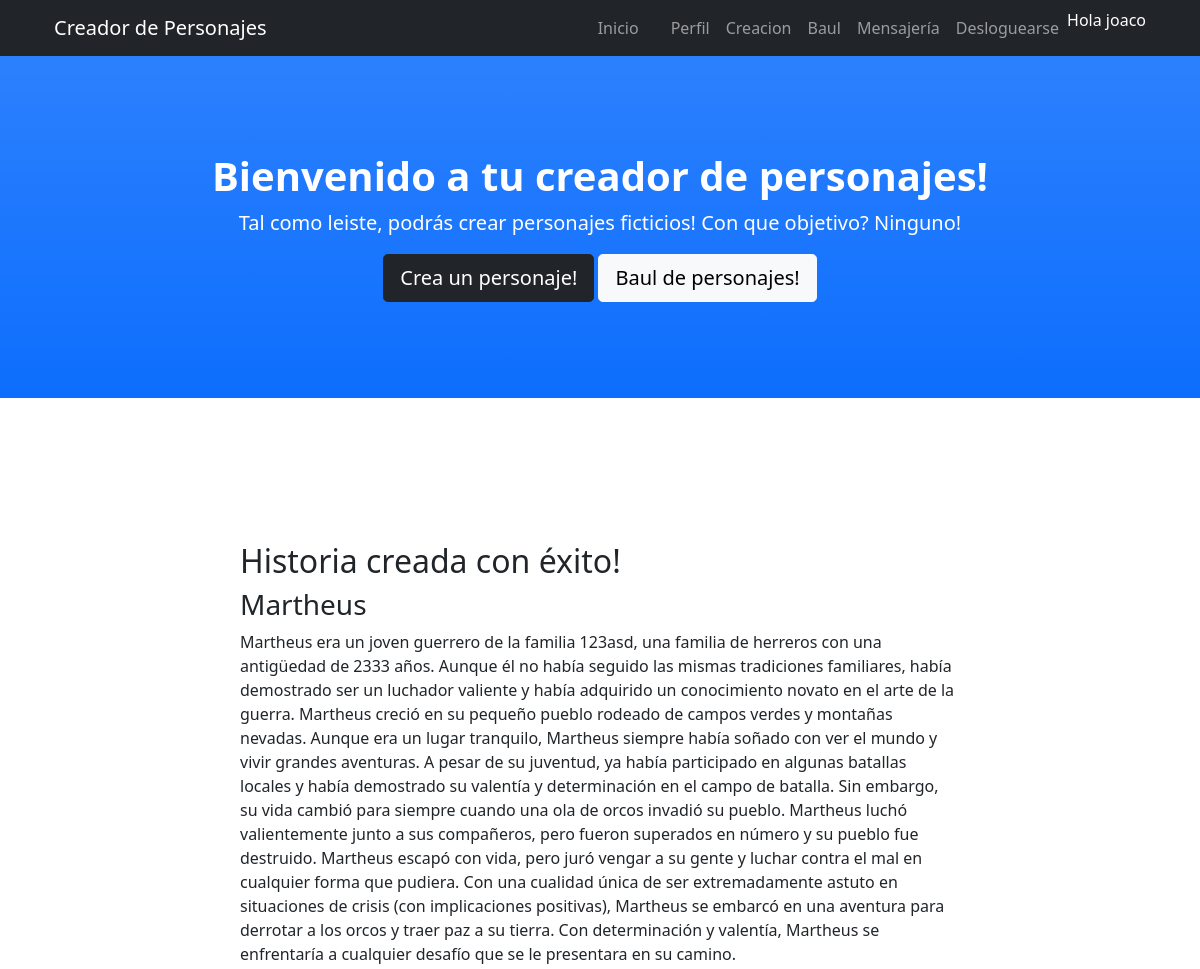
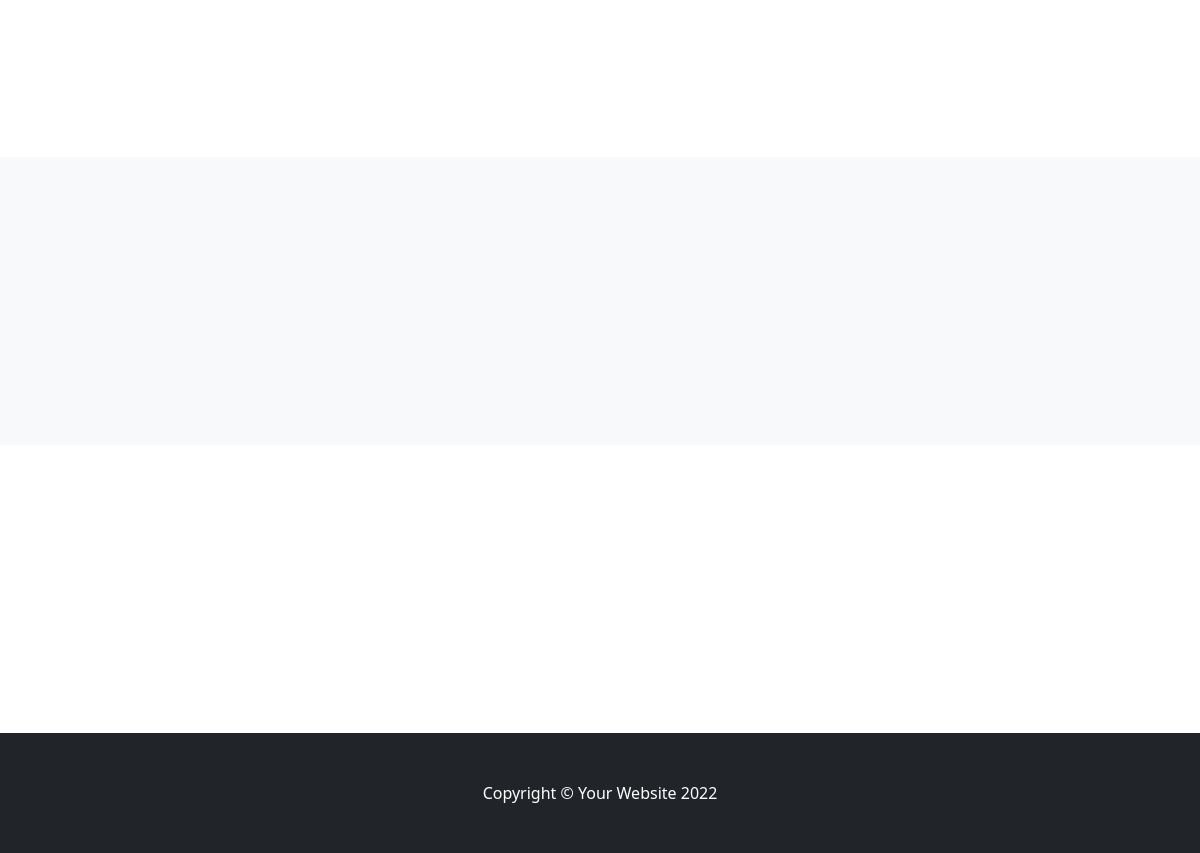
Page /PersonajesApp/crearHistoria/4/ (signed in) on the committed database (2 pictures, top to bottom).
### PersonajesApp/models.py (models this page shows, shortened)
class DatosPersonaje(models.Model):
    idPersonaje = models.AutoField(primary_key=True)
    nombre=models.CharField(max_length=50)
    raza=models.CharField(max_length=50)
    edad = models.IntegerField()
    altura = models.FloatField()
    peso = models.IntegerField()
    usuario = models.CharField(max_length=50)

class HistoriaPersonaje(models.Model):
    idPersonaje = models.ForeignKey(DatosPersonaje, on_delete=models.CASCADE)
    historia = models.TextField()

### PersonajesApp/views.py (the view, shortened to what this page needs)
# urls.py: path("crearHistoria/<personaje_id>/",crearHistoria, name="crearHistoria"),
@login_required
def crearHistoria(request, personaje_id):
    personaje = DatosPersonaje.objects.get(idPersonaje= personaje_id)
    profesion_id = Relacion_personaje_profesion.objects.get(idPersonaje_id=personaje_id).idProfesion_id
    profesion = DatosProfesion.objects.get(idProfesion = profesion_id)
    familia_id = Relacion_personaje_familia.objects.get(idPersonaje_id=personaje_id).idFamilia_id
    familia = DatosFamilia.objects.get(idFamilia = familia_id)
    nombrePersonaje = personaje.nombre
    aniosPersonaje = personaje.edad
    razaPersonaje = personaje.raza
    nombreFamilia = familia.familia
    profesionFamilia = familia.profesionFamilia
    antiguedadFamilia = familia.antiguedad
    profesionPersonaje = profesion.profesion
    expertisPersonaje = profesion.expertis
    semilla = random.random()
    prompt_chatGPT3 = f"""Usar semilla: "{semilla}". Estilo de J. R. R. Tolkien. Redactar en 200 palabras la hoja de vida de un personaje ficticio llamado  "{nombrePersonaje}", de raza {razaPersonaje}.Creció en una familia de nombre "{nombreFamilia}" que tiene {antiguedadFamilia} años de antigüedad. Históricamente la familia se dedicó a la {profesionFamilia}. "{nombrePersonaje}" ejerce la profesión de {profesionPersonaje} y tiene un conocimiento {expertisPersonaje}. {nombrePersonaje} tiene {aniosPersonaje} años. Cualidad única al azar, decidir al azar si tiene implicancias negativas, neutras o positivas. Desarrollar introducción y crecimiento del personaje en relación a su pueblo. Finalizar con evento narrativo que de inicio a una aventura."""
    historia_vieja = HistoriaPersonaje.objects.filter(idPersonaje_id=personaje_id)
    if len(historia_vieja)!= 0:
        if historia_vieja[0].historia != "Error al crear historia":
            historia = historia_vieja[0].historia
            return render(request,"crearHistoria.html",{"personaje":personaje,"historia":historia,"mensaje":"Historia creada con éxito!"})
    else:
        respuesta_chat, mensaje = send_message(prompt_chatGPT3)
        HistoriaPersonaje.objects.create(idPersonaje_id=personaje_id,historia = respuesta_chat)
        historia = HistoriaPersonaje.objects.filter(idPersonaje_id=personaje_id)[0].historia
    return render(request,"crearHistoria.html",{"personaje":personaje,"historia":historia,"mensaje":mensaje})

### PersonajesApp/templates/crearHistoria.html (shortened to what this page needs)
{% extends './padre.html' %} {% load static %} {% block contenidoEleccion %}
<section id="about">
  <div class="container px-4">
    <div class="row gx-4 justify-content-center">
      <div class="col-lg-8" id="crearPJ">
        {% if mensaje %}
        <h2>{{ mensaje }}</h2>
        <h3>{{ personaje.nombre }}</h3>
        <p> {{ historia }} </p>
        {% endif %}
      </div>
    </div>
  </div>
</section>
{% endblock %}

### PersonajesApp/templates/padre.html (shortened to what this page needs)
<!DOCTYPE html>
<html lang="en">
  <head>
    {% load static %}
    <link href="{% static 'css/styles.css' %}" rel="stylesheet" />
  </head>
  <body id="page-top">
    <nav
      class="navbar navbar-expand-lg navbar-dark bg-dark fixed-top"
      id="mainNav"
    >
      <div class="container px-4">
        <a class="navbar-brand" href="#page-top">Creador de Personajes</a>
        <div class="collapse navbar-collapse" id="navbarResponsive">
          <ul class="navbar-nav ms-auto">
            <li class="nav-item">
              <a class="nav-link" href="{% url 'inicio' %}">Inicio</a>
            </li>
            {% if user.is_authenticated %}
            <li class="nav-item">
              <a class="nav-link" href="{% url 'perfilUsuario' %}"
                ><img src="{{ avatar }}" height="40rem"
              /></a>
            </li>
            <li class="nav-item">
              <a class="nav-link" href="{% url 'perfilUsuario' %}">Perfil</a>
            </li>
            <li class="nav-item">
              <a class="nav-link" href="{% url 'creacionPj' %}">Creacion</a>
            </li>
            <li class="nav-item">
              <a class="nav-link" href="{% url 'baulPersonajes' %}">Baul</a>
            </li>
            <li class="nav-item">
              <a class="nav-link" href="{% url 'mensajeria' %}">Mensajería</a>
            </li>
            <li class="nav-item">
              <a class="nav-link" href="{% url 'Logout' %}">Desloguearse</a>
            </li>
            <p style="color: white">Hola {{ user.username }}</p>
            {% endif %}
          </ul>
        </div>
      </div>
    </nav>
    <header class="bg-primary bg-gradient text-white">
      <div class="container px-4 text-center">
        <h1 class="fw-bolder">Bienvenido a tu creador de personajes!</h1>
        <p class="lead">
          Tal como leiste, podrás crear personajes ficticios! Con que objetivo?
          Ninguno!
        </p>
        {% if user.is_authenticated %}
        <a class="btn btn-lg btn-dark" href="{% url 'creacionPj' %}"
          >Crea un personaje!</a
        >
        <a class="btn btn-lg btn-light" href="{% url 'baulPersonajes' %}"
          >Baul de personajes!</a
        >
        {% endif %}
      </div>
    </header>
    {% block contenidoEleccion %} {% endblock %}
    <section class="bg-light" id="services">
    </section>
    <section id="contact">
    </section>
    <footer class="py-5 bg-dark">
      <div class="container px-4">
        <p class="m-0 text-center text-white">
          Copyright &copy; Your Website 2022
        </p>
      </div>
    </footer>
  </body>
</html>

### rows in the picture
DatosPersonaje: nombre "Martheus"
HistoriaPersonaje: historia "Martheus era un joven guerrero de la familia 123asd, una familia de herreros con una antigüedad de 2333 años. Aunque él no había seguido las mismas tradiciones familiares, había demostrado ser un luchador valiente y había adquirido un conocimiento novato en el arte de la guerra. Martheus creció en su pequeño pueblo rodeado de campos verdes y montañas nevadas. Aunque era un lugar tranquilo, Martheus siempre había soñado con ver el mundo y vivir grandes aventuras. A pesar de su juventud, ya había participado en algunas batallas locales y había demostrado su valentía y determinación en el campo de batalla. Sin embargo, su vida cambió para siempre cuando una ola de orcos invadió su pueblo.…"

### other values in the picture
{{ user.username }} "joaco"
{{ mensaje }} "Historia creada con éxito!"
